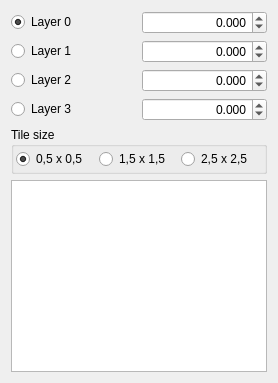
       <widget class="QWidget" name="tile_page">
        <layout class="QGridLayout" name="gridLayout_12">
         <item row="0" column="1">
          <widget class="QDoubleSpinBox" name="tile_layer_height_0">
           <property name="alignment">
            <set>Qt::AlignRight|Qt::AlignTrailing|Qt::AlignVCenter</set>
           </property>
           <property name="decimals">
            <number>3</number>
           </property>
           <property name="minimum">
            <double>-100.000000000000000</double>
           </property>
           <property name="maximum">
            <double>100.000000000000000</double>
           </property>
          </widget>
         </item>
         <item row="0" column="0">
          <widget class="QRadioButton" name="tile_layer_0">
           <property name="text">
            <string>Layer 0</string>
           </property>
           <property name="checked">
            <bool>true</bool>
           </property>
          </widget>
         </item>
         <item row="1" column="0">
          <widget class="QRadioButton" name="tile_layer_1">
           <property name="text">
            <string>Layer 1</string>
           </property>
          </widget>
         </item>
         <item row="1" column="1">
          <widget class="QDoubleSpinBox" name="tile_layer_height_1">
           <property name="alignment">
            <set>Qt::AlignRight|Qt::AlignTrailing|Qt::AlignVCenter</set>
           </property>
           <property name="decimals">
            <number>3</number>
           </property>
           <property name="minimum">
            <double>-100.000000000000000</double>
           </property>
           <property name="maximum">
            <double>100.000000000000000</double>
           </property>
          </widget>
         </item>
         <item row="2" column="0">
          <widget class="QRadioButton" name="tile_layer_2">
           <property name="text">
            <string>Layer 2</string>
           </property>
          </widget>
         </item>
         <item row="2" column="1">
          <widget class="QDoubleSpinBox" name="tile_layer_height_2">
           <property name="alignment">
            <set>Qt::AlignRight|Qt::AlignTrailing|Qt::AlignVCenter</set>
           </property>
           <property name="decimals">
            <number>3</number>
           </property>
           <property name="minimum">
            <double>-100.000000000000000</double>
           </property>
           <property name="maximum">
            <double>100.000000000000000</double>
           </property>
          </widget>
         </item>
         <item row="3" column="0">
          <widget class="QRadioButton" name="tile_layer_3">
           <property name="text">
            <string>Layer 3</string>
           </property>
          </widget>
         </item>
         <item row="3" column="1">
          <widget class="QDoubleSpinBox" name="tile_layer_height_3">
           <property name="alignment">
            <set>Qt::AlignRight|Qt::AlignTrailing|Qt::AlignVCenter</set>
           </property>
           <property name="decimals">
            <number>3</number>
           </property>
           <property name="minimum">
            <double>-100.000000000000000</double>
           </property>
           <property name="maximum">
            <double>100.000000000000000</double>
           </property>
          </widget>
         </item>
         <item row="5" column="0" colspan="2">
          <widget class="QListWidget" name="tile_materials">
           <property name="isWrapping" stdset="0">
            <bool>true</bool>
           </property>
           <property name="resizeMode">
            <enum>QListView::Adjust</enum>
           </property>
           <property name="viewMode">
            <enum>QListView::IconMode</enum>
           </property>
          </widget>
         </item>
         <item row="4" column="0" colspan="2">
          <widget class="QGroupBox" name="groupBox_6">
           <property name="title">
            <string>Tile size</string>
           </property>
           <layout class="QHBoxLayout" name="horizontalLayout_10">
            <property name="spacing">
             <number>2</number>
            </property>
            <property name="margin">
             <number>2</number>
            </property>
            <item>
             <widget class="QRadioButton" name="tile_size_0">
              <property name="text">
               <string>0,5 x 0,5</string>
              </property>
              <property name="checked">
               <bool>true</bool>
              </property>
             </widget>
            </item>
            <item>
             <widget class="QRadioButton" name="tile_size_1">
              <property name="text">
               <string>1,5 x 1,5</string>
              </property>
             </widget>
            </item>
            <item>
             <widget class="QRadioButton" name="tile_size_2">
              <property name="text">
               <string>2,5 x 2,5</string>
              </property>
             </widget>
            </item>
           </layout>
          </widget>
         </item>
        </layout>
       </widget>
